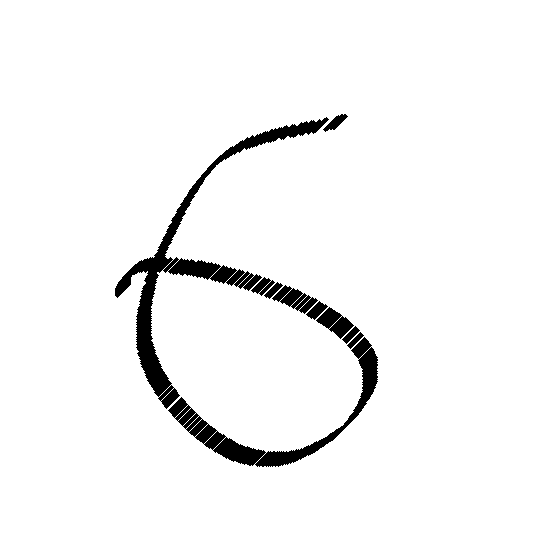
#> input picture MNISTArtificalNeuralNetwork/customNumber.png, 560 x 560 px
$ python -i imageReader.py   (imports and definitions only)
#> lines starting #> are read from the running program, lines starting #| are printed output that depends on the picture; after the words box and inside, x2 and y2 are one past the last pixel; in counts of white or black regions, pixels touching at a corner belong together
"""
This Program takes a saved image painted by the user and converts it to a column vector of pixel values.
It is exclusively used by other programs in this project
"""

from PIL import Image
import numpy as np

def convertFile():
    #filename = input("Input the name of the file you want to convert: ") + ".jpg"
    filename = "customNumber.png" #opens custom image file

    im = Image.open(filename)
#> im is the input picture: PIL image 560x560 RGB; 96.1% white; 10 black regions, largest, box (x1, y1, x2, y2) and area: (115, 117, 329, 409) 6185, (168, 337, 378, 467) 3849, (272, 285, 318, 314) 599
    xsize = 28 #set axis size
    ysize = 28
    im = im.resize((xsize, ysize), Image.BILINEAR) #converts image to specified size
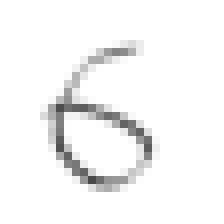
#> im: PIL image 28x28 RGB (shown 8 times larger); min 74, max 255, mean 245.2
    im = im.convert("L")
#> im: PIL image 28x28 L


    Xraw = [] #defines an empty array

    for y in range(0, ysize): #itterates through image and gets brightness value for each pixel
        for x in range (0, xsize):
            lum = 220 - im.getpixel((x,y))
            if(lum < 0): #If pixel has been drawn on, 'x' is printed (this section diaplays the image)
                lum = 0
                print("  ", end = (""))
            else:
                print("XX", end = (""))
            Xraw.append([lum/200]) #Pixel value is appended to previously created array
        print("")
#> after the loop, Xraw = 784 items, first 6: [0], [0], [0], [0], [0], [0]

    XCustomRaw = np.array(Xraw) #array with image in is now reformatted to a numpy array, resized and returned
#> XCustomRaw = 784 values, max 0.73 at index 627, min 0 at index 0, mean 0.029
    XCustom = XCustomRaw.reshape(784,1)
#> XCustom has the same summary as XCustomRaw
    return XCustom
    #np.save("XCustom", XCustom)


>>> result = convertFile()
#> result has the same summary as XCustomRaw in convertFile
